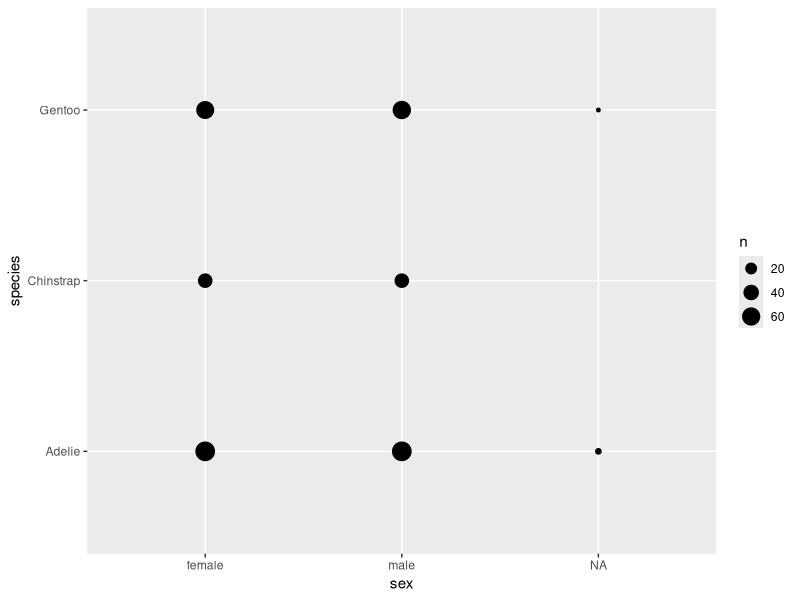
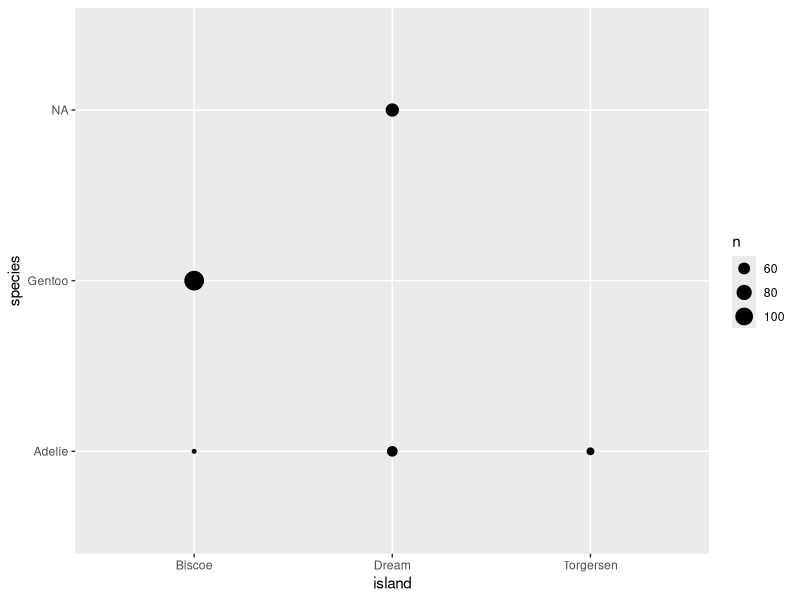
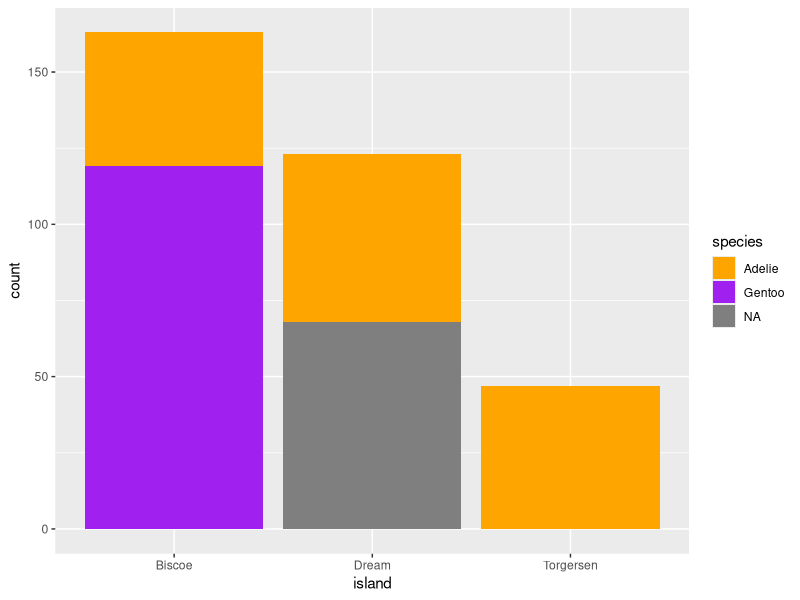
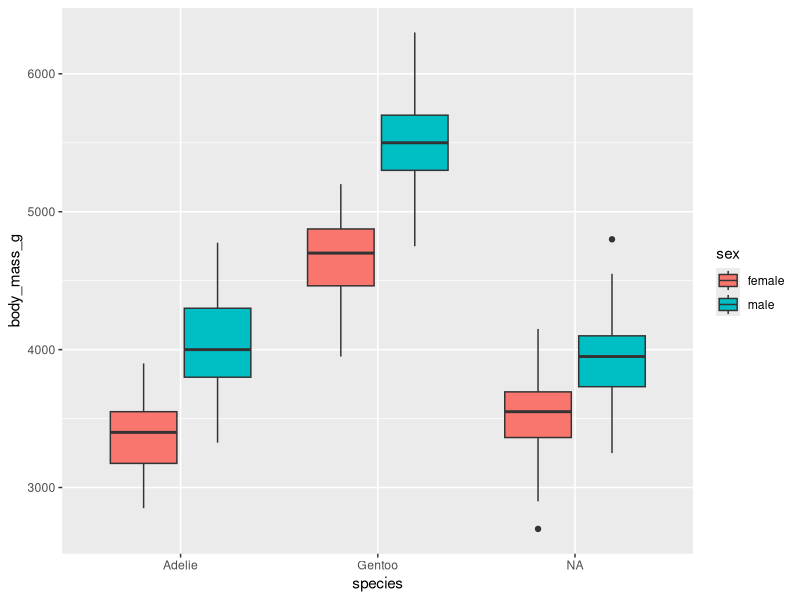

Source code (R) for these figures, in order:
## ---- chunk 1
library(dplyr)
library(plyr)
library(ggplot2)
library(palmerpenguins)
## ---- chunk 2
data(package = 'palmerpenguins')
penguins
penguins_raw
View(penguins)
View(penguins_raw)
str(penguins)
summary(penguins)
## ---- chunk 3
length(penguins$species)
## ---- chunk 4
ggplot(data = penguins)+
  geom_count(aes(x= sex, y = species))
table(penguins$sex, penguins$species)
## ---- chunk 5
####media por especie##
penguins <- na.omit(penguins)

tapply(penguins$bill_length_mm, penguins$species, mean)
tapply(penguins$bill_depth_mm, penguins$species, mean)
tapply(penguins$flipper_length_mm, penguins$species, mean)
tapply(penguins$body_mass_g, penguins$species, mean)
#### Desviacion estandar##
tapply(penguins$bill_length_mm, penguins$species, sd)
tapply(penguins$bill_depth_mm, penguins$species, sd)
tapply(penguins$flipper_length_mm, penguins$species, sd)
tapply(penguins$body_mass_g, penguins$species, sd)
#### valor maximo##
tapply(penguins$bill_length_mm, penguins$species, max)
tapply(penguins$bill_depth_mm, penguins$species, max)
tapply(penguins$flipper_length_mm, penguins$species, max)
tapply(penguins$body_mass_g, penguins$species, max)
#### valor minimo##
tapply(penguins$bill_length_mm, penguins$species, min)
tapply(penguins$bill_depth_mm, penguins$species, min)
tapply(penguins$flipper_length_mm, penguins$species, min)
tapply(penguins$body_mass_g, penguins$species, min)
## ---- chunk 6
penguins <- penguins %>%
  mutate(species = factor(species, levels = c('Adelie', 'Chinistrap', 'Gentoo')))

ggplot(data = penguins) +
  geom_count(aes(x = island, y = species))

table(penguins$island, penguins$species )

ggplot(data = penguins) +
  geom_bar(aes(x = island, fill = species))+
  scale_fill_manual(values = c("orange", "purple", "blue"))
## ---- chunk 7
ggplot(data = penguins)+
  geom_boxplot(aes(x = species, y = body_mass_g, fill = sex ))
